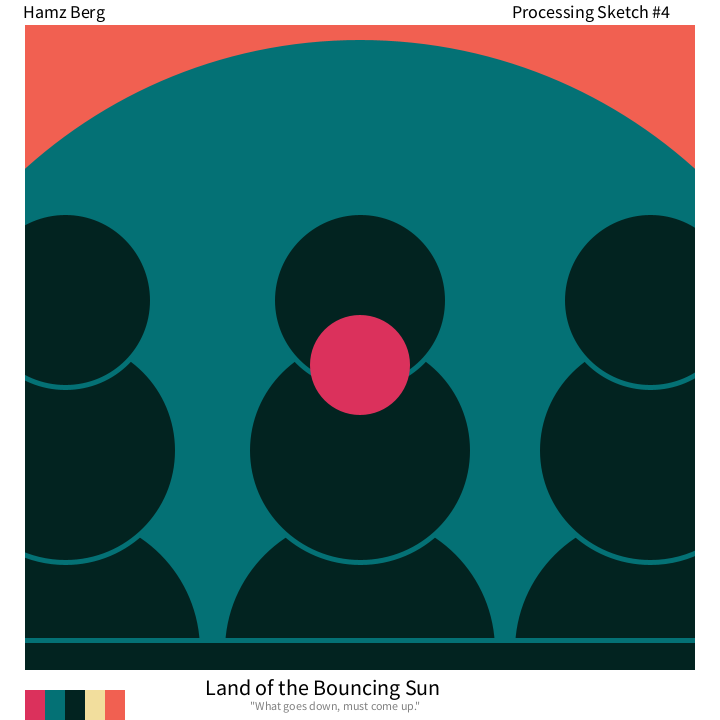
Frame 1 (no input)
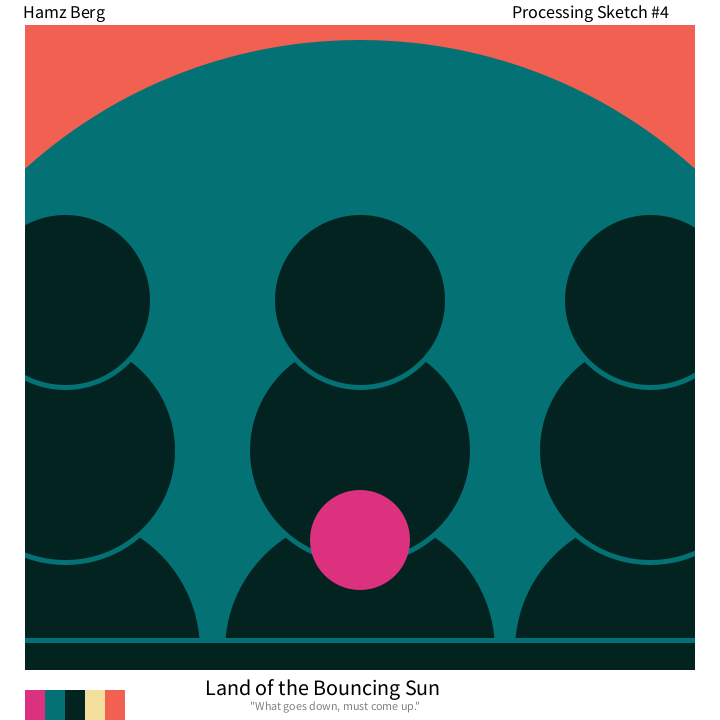
Frame 60 (the mouse pressed at the canvas centre just before this capture)
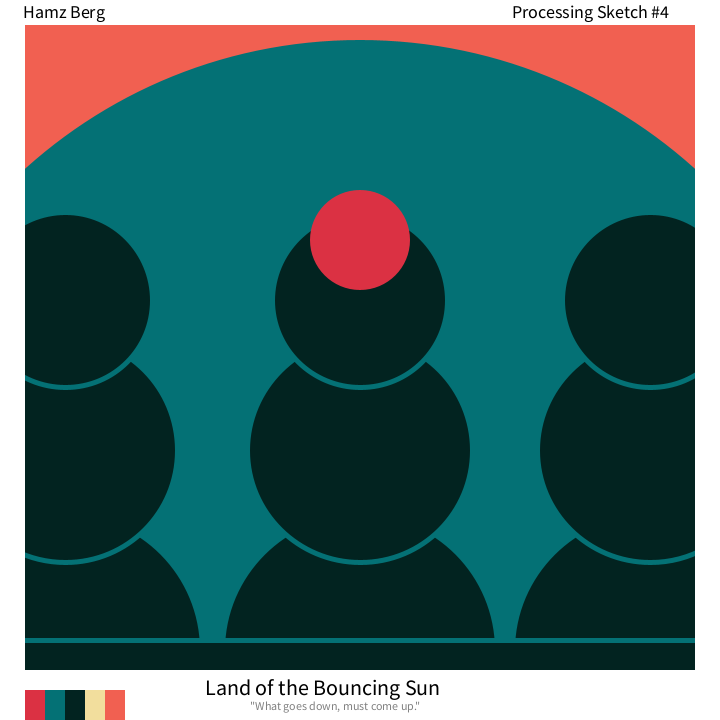
Frame 120 (the mouse held since frame 60 and released just before this capture)

The Processing sketch that drew these frames (run headless with seeded random() and noise(); from frame 60 on, the mouse is pressed at the canvas centre):

// Processing sketch: PS4_Land_of_the_Bouncing_Sun
// ── PS4_Land_of_the_Bouncing_Sun.pde
/*
  Author: Hamz Berg
*/

//int variables - establishes positions for shapes
int x_Position = 360;
int y_Position = 360;
int speed = 5;

int diameter = 100;

//color variables - stores the sketch color scheme 
color lipstick_Magenta = color(219, 49, 91);
color dark_Teal        = color(4, 113, 117);
color midnight_Swamp   = color(2, 35, 32);
color hopeful_Lantern  = color(242, 222, 157);
color fruity_Orange    = color(241, 96, 81);

//setup() - establishes settings
void setup() { 
  size(720, 720); 
  frameRate(60);
}

//draw() - succesive frame animation 
void draw() {

  //Background & basic setups
  background(fruity_Orange);
  landscape();
  noStroke();
  fill(lipstick_Magenta += speed/4);
  
  //Creates manipulated ellipse
  ellipse(x_Position, y_Position += speed, diameter, diameter);
  
  //if - ensures ellipse stays in window
  if ( y_Position >= 600 || y_Position <= 75) { 
    speed *= -1; 
  }
  
  frame();
}

//landscape() - creates the background
void landscape() {

  noStroke();
  fill(dark_Teal);
  ellipse(360, 540, 1000, 1000);
  
  fill(midnight_Swamp);
  stroke(dark_Teal);
  strokeWeight(5);
  
  //Creates right snowman
  ellipse(65, 650, 275, 275);
  ellipse(65, 450, 225, 225);
  ellipse(65, 300, 175, 175);
  
  //Creates left snowman
  ellipse(650, 650, 275, 275);
  ellipse(650, 450, 225, 225);
  ellipse(650, 300, 175, 175);
  
  //Creates middle snowman
  ellipse(360, 650, 275, 275);
  ellipse(360, 450, 225, 225);
  ellipse(360, 300, 175, 175);
  rect(0, 640, 720, 80);
  
}

//frame() - creates the frame
void frame() {
  
  //Creates the frame
  noStroke(); fill(255);
  
  rect(0,0,25,720);       //Left Side
  rect(0,0,720, 25);      //Top Side
  rect(720,720,-25,-720); //Right Side
  rect(720,720,-720,-50); //Bottom Side
  
  fill(0); textSize(18);
  
  text("Hamz Berg", 23, 18);
  text("Processing Sketch #4", 512, 18);
  textSize(22);
  text("Land of the Bouncing Sun", 205, 695); 
  fill(128);
  textSize(12);
  text("\"What goes down, must come up.\"", 250, 710);

  fill(lipstick_Magenta); rect(25, 690, 20, 60);
  fill(dark_Teal);        rect(45, 690, 20, 60);
  fill(midnight_Swamp);   rect(65, 690, 20, 60);
  fill(hopeful_Lantern);  rect(85, 690, 20, 60);
  fill(fruity_Orange);    rect(105, 690, 20, 60);
  
}
